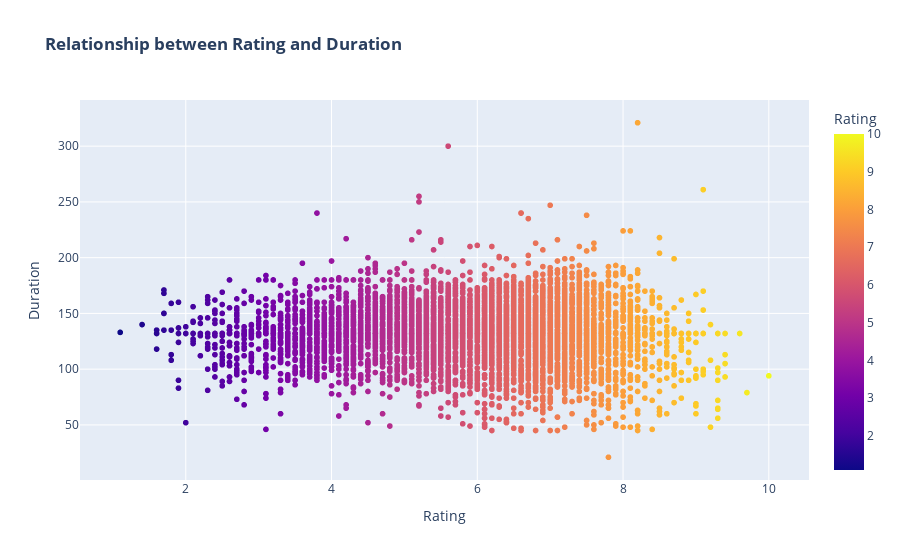

Notebook source saved alongside this figure:
### Code cell
px.scatter(df, x='Rating', y='Duration',color='Rating',color_continuous_scale='Plasma', title='<b>Relationship between Rating and Duration')

### Figure 1 — Plotly figure (JSON) as saved in the notebook; plotly's stock layout.template omitted (floating-point values rounded to 4 significant figures; data arrays with more than 128 entries replaced by an {"elided": "..."} marker saying what was removed)
{"data": [{"hovertemplate": "Rating=%{marker.color}<br>Duration=%{y}<extra></extra>", "legendgroup": "", "marker": {"color": {"elided": "7919 float values"}, "coloraxis": "coloraxis", "symbol": "circle"}, "mode": "markers", "name": "", "showlegend": false, "type": "scattergl", "x": {"elided": "7919 float values"}, "xaxis": "x", "y": {"elided": "7919 int values"}, "yaxis": "y"}], "layout": {"coloraxis": {"colorbar": {"title": {"text": "Rating"}}, "colorscale": [[0, "#0d0887"], [0.1111, "#46039f"], [0.2222, "#7201a8"], [0.3333, "#9c179e"], [0.4444, "#bd3786"], [0.5556, "#d8576b"], [0.6667, "#ed7953"], [0.7778, "#fb9f3a"], [0.8889, "#fdca26"], [1, "#f0f921"]]}, "legend": {"tracegroupgap": 0}, "title": {"text": "<b>Relationship between Rating and Duration"}, "xaxis": {"anchor": "y", "domain": [0, 1], "title": {"text": "Rating"}}, "yaxis": {"anchor": "x", "domain": [0, 1], "title": {"text": "Duration"}}}}
